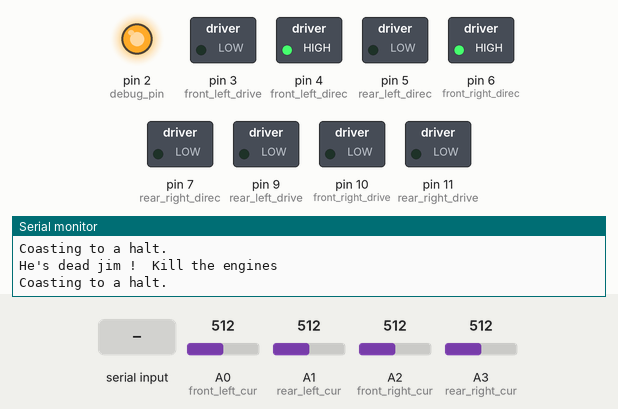
Recording of a sketch running on a simulated Arduino Uno, built with avr-gcc and run on an emulated ATmega328P. On the bench: switched loads named in the sketch (green lamp = pin HIGH), output pins drawn as LEDs (lit = HIGH), the last lines printed to the serial monitor. Inputs (shaded band) come from the test bench; at power-on: A0 (front_left_cur) = 512, A1 (rear_left_cur) = 512, A2 (front_right_cur) = 512, A3 (rear_right_cur) = 512.

Above: at 1.2 s.
1.3 s: "LT\n" received over Serial
At 2.4 s:
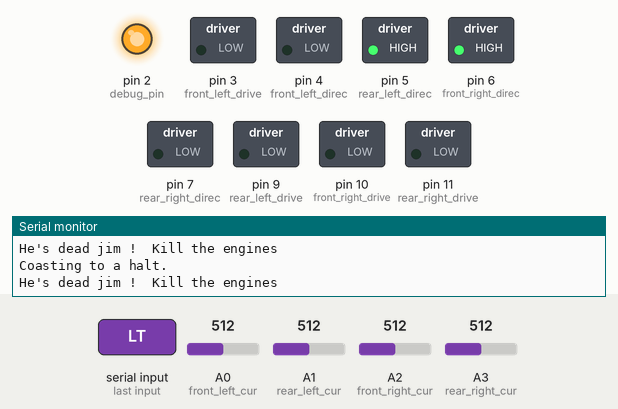
2.8 s: "RT\n" received over Serial
At 3.6 s:
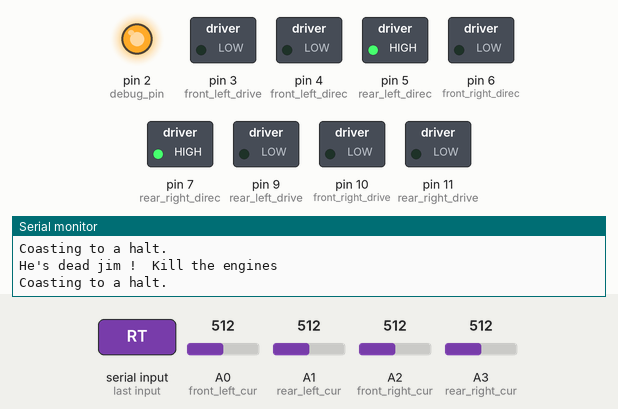
Timing chart, 0 to 5.8 s (numbered marks = the images above; inputs shaded):
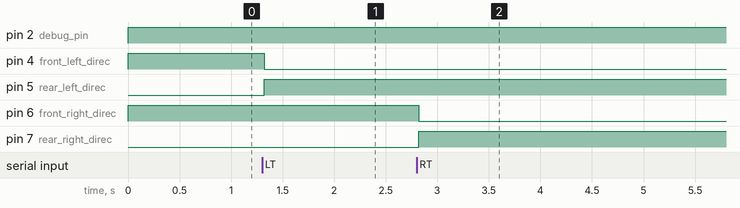

The sketch:

Monstrosity_Rover.ino
```cpp
/*
 * Monstrocity Rover
 */

// used to check host is still alive, and trigger dead mans handle.
int heartbeat_max = 400 ; // The number of ticks around the loop before he's declared dead. not sure what to set this to.
int heartbeat_tick = heartbeat_max ; // if this hits 0, all motors set to 0

// Pin Listing
// Max current and current analogue read pins.
// Max cur should the number of analogue read units corresponding with the max voltage allowable.
int max_cur = 200;
int cur_load = 0;
int front_left_cur = 0;
int rear_left_cur = 1;
int front_right_cur = 2;
int rear_right_cur = 3;

// PWM drive outputs
int front_left_drive = 3;
int rear_left_drive = 9;
int front_right_drive = 10;
int rear_right_drive = 11;

// Avoid pins 5 & 6 for PWM if pos. http://arduino.cc/en/Reference/AnalogWrite

// PWM current value, an int between 0 and 255 used by the drive loop to pulse the motor drivers.
int front_left_pwm_val = 0;
int rear_left_pwm_val = 0;
int front_right_pwm_val = 0;
int rear_right_pwm_val = 0;

// digi drive direction outputs
int front_left_direc = 4;
int rear_left_direc = 5;
int front_right_direc = 6;
int rear_right_direc = 7;

int debug_pin = 2;

const int BUFFER_SIZE = 256;
char rxbuffer[BUFFER_SIZE];
String rx_message ;

char con_buff[3];

void setup()
{
  // Open the serial connection, 9600 baud
  Serial.begin(57600);

  // Initialise our direction pins
  Serial.println("Initialising Direction Pins");
  pinMode(front_left_direc, OUTPUT);
  pinMode(rear_left_direc, OUTPUT);
  pinMode(front_right_direc, OUTPUT);
  pinMode(rear_right_direc, OUTPUT);

  // Set the direction pins to forward.
  Serial.println("Setting Direction Pins Initial State");
  digitalWrite(front_left_direc, HIGH);
  digitalWrite(rear_left_direc, LOW);
  digitalWrite(front_right_direc, HIGH);
  digitalWrite(rear_right_direc, LOW);

  pinMode(debug_pin, OUTPUT);
  digitalWrite(debug_pin, LOW);

  Serial.println("Setup Complete");
}

void serialEvent(){
  // Called whenever data is available in the serial buffer.

  //Serial.println("SerialEvent called");
  // check for heartbeat, and set flag.

  if (Serial.readBytesUntil('\n', rxbuffer, BUFFER_SIZE)) {
    rx_message = String(rxbuffer);
    Serial.println(rx_message);
    Serial.flush();
  }
  else {
    Serial.println("I think I timed out...");
    heartbeat_tick = 0;
    checkHeartbeat();
  }

  // Commands to implement
  // KI1100 == Kill all movement, set motors to 0 and update motor pos.
  // LT0000 == Left Track, 0 or 1 representing direction 0 forwards 1 back.  value between 0 and 255 representing pwm val.
  // RT0000 == Right Track, 0 or 1 representing direction 0 forwards 1 back.  value between 0 and 255 representing pwm val.
  // BV0000 == Battery Voltage, triggers an alagoue pin read, and serial.write of value.
  // KA0000 == Keep Alive, the signal sent for heartbeat reset.

  if (rx_message.substring(0,2) == "KA") {
    // got a heartbeat, resetting our watchdog.
    Serial.println("Got a Herartbeat");
    if ( heartbeat_tick < 1 ) {
      // Reset our debug led
      digitalWrite(debug_pin, HIGH);
    }
    heartbeat_tick = heartbeat_max ;

  }
  else if (rx_message.substring(0,2) == "KI") {
    heartbeat_tick = 0 ;

  }
  else if (rx_message.substring(0,2) == "LT") {
    Serial.println("Got a left track command");
    // Process the direction element
    if (rx_message.substring(2,3) == "0"){
      digitalWrite(front_left_direc, HIGH);
      digitalWrite(rear_left_direc, LOW);
    }
    else {
      // I know its an assumption but im feeling lazy.
      digitalWrite(front_left_direc, LOW);
      digitalWrite(rear_left_direc, HIGH);
    }
    // Process the speed element
    Serial.println(rx_message.substring(3,6));
    //Serial.println(rx_message.substring(3,6).toInt());
    front_left_pwm_val = rx_message.substring(3,6).toInt();
    rear_left_pwm_val = rx_message.substring(3,6).toInt();

  }
  else if (rx_message.substring(0,2) == "RT") {
    Serial.println("Got a right track command");
    // Process the direction element
    if (rx_message.substring(2,3) == "0"){
      digitalWrite(front_right_direc, HIGH);
      digitalWrite(rear_right_direc, LOW);
    }
    else {
      // I know its an assumption but im feeling lazy.
      digitalWrite(front_right_direc, LOW);
      digitalWrite(rear_right_direc, HIGH);
    }
    // Process the speed element
    Serial.println(rx_message.substring(3,6));
    //Serial.println(rx_message.substring(3,6).toInt());
    front_right_pwm_val = rx_message.substring(3,6).toInt();
    rear_right_pwm_val = rx_message.substring(3,6).toInt();

  }
  else if (rx_message.substring(0,2) == "BV") {
    Serial.println("Got a Battery voltage request");
    Serial.println("RESP: Command Not Implemented");

  }
  else {
    Serial.println("Unknown command");
  }
}

int checkMotorCurrent(){
  /*
   * Check the current readings from each of the analgoue pins, if they are
   * greater than our max current, set the pwm value to 75% of its current value.
   */
  cur_load = analogRead(front_left_cur);
  if (cur_load > max_cur) {
    // Motor current is currently higher than allowed, cutting pwm by 75%
    front_left_pwm_val = front_left_pwm_val * 0.75 ;
    heartbeat_tick = 0 ;
    digitalWrite(debug_pin, HIGH);
  }
  else {
    //Serial.println("Front Left Current - OK!");
    //Serial.println(cur_load);
  }
  cur_load = analogRead(rear_left_cur);
  if (cur_load > max_cur) {
    // Motor current is currently higher than allowed, cutting pwm by 75%
    rear_left_pwm_val = rear_left_pwm_val * 0.75 ;
    heartbeat_tick = 0 ;
    digitalWrite(debug_pin, HIGH);
  }
  else {
    //Serial.println("Rear Left Current - OK!");
    //Serial.println(cur_load);
  }
  cur_load = analogRead(front_right_cur);
  if (cur_load > max_cur) {
    // Motor current is currently higher than allowed, cutting pwm by 75%
    front_right_pwm_val = front_right_pwm_val * 0.75 ;
    heartbeat_tick = 0 ;
    digitalWrite(debug_pin, HIGH);
  }
  else {
    //Serial.println("Front Right Current - OK!");
    //Serial.println(cur_load);
  }
  cur_load = analogRead(rear_right_cur);
  if (cur_load > max_cur) {
    // Motor current is currently higher than allowed, cutting pwm by 75%
    rear_right_pwm_val = rear_right_pwm_val * 0.75 ;
    heartbeat_tick = 0 ;
    digitalWrite(debug_pin, HIGH);
  }
  else {
    //Serial.println("Rear Right Current - OK!");
    //Serial.println(cur_load);
  }
}

int setMotors(){
  analogWrite(front_left_drive, front_left_pwm_val);
  //Serial.println("Front Left Current - OK!");
  //Serial.println(front_left_pwm_val);
  analogWrite(rear_left_drive, rear_left_pwm_val);
  //Serial.println("Rear Left Current - OK!");
  //Serial.println(rear_left_pwm_val);
  analogWrite(front_right_drive, front_right_pwm_val);
  //Serial.println("Front Right Current - OK!");
  //Serial.println(front_right_pwm_val);
  analogWrite(rear_right_drive, rear_right_pwm_val);
  //Serial.println("Rear Right Current - OK!");
  //Serial.println(rear_right_pwm_val);
}

int checkHeartbeat(){
  if ( heartbeat_tick < 1 ) {
    Serial.println("He's dead jim !  Kill the engines");
    front_left_pwm_val = 0;
    rear_left_pwm_val = 0;
    front_right_pwm_val = 0;
    rear_right_pwm_val = 0;
    setMotors();
    digitalWrite(debug_pin, HIGH);
    Serial.println("Coasting to a halt.");
  }
  else {
    // decrement our heartbeat.
    heartbeat_tick = heartbeat_tick -1 ;
  }
}


void loop()
{
  // Read in each pair of current sensors, and ensure they aren't over their predefined load.
  checkMotorCurrent() ;
  // Check we havent lost host comms.
  checkHeartbeat() ;
  // Update our motor values.
  setMotors() ;
  delay(20);
}
```

Measured:
- after the input at 1.3 s, pin 4 (front_left_direc): HIGH → LOW at once; pin 5 (rear_left_direc): LOW → HIGH at once
- after the input at 2.8 s, pin 6 (front_right_direc): HIGH → LOW at once; pin 7 (rear_right_direc): LOW → HIGH at once
